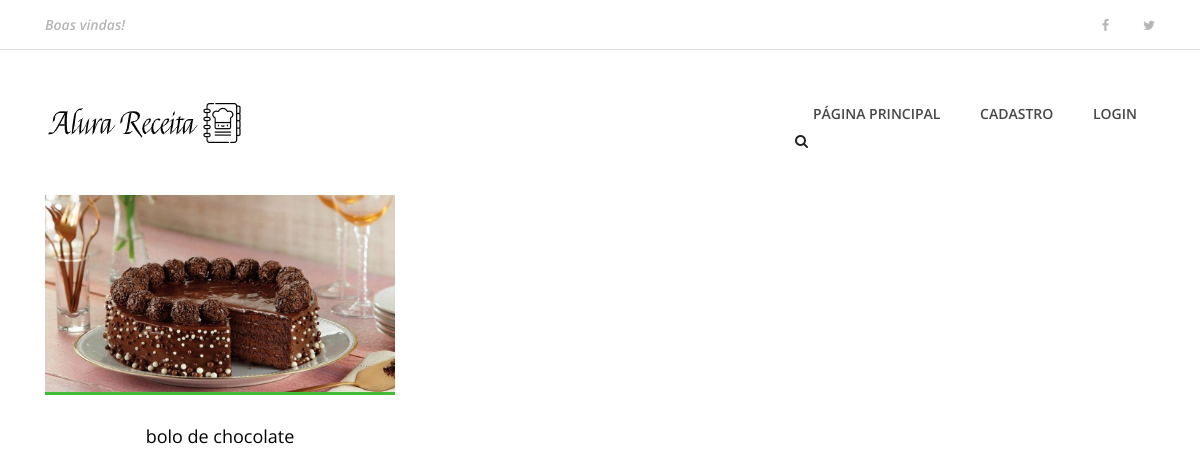
The app's page /, older data.
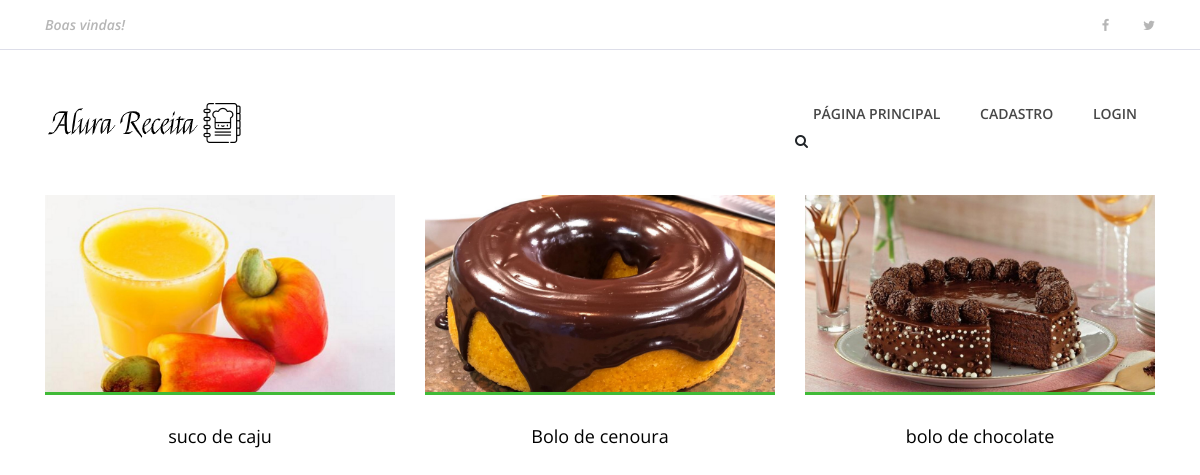
The same page, newer data.
### Receitas/models.py (models this page shows, shortened)
class Receita(models.Model):
    pessoa=models.ForeignKey(Pessoa, on_delete=models.CASCADE)
    nome_receita=models.CharField(max_length=200)
    ingredientes=models.TextField(default='')
    modo_preparo= models.TextField(default='')
    tempo_preparo=models.IntegerField(default=0)
    rendimento=models.CharField(max_length=100)
    categoria=models.CharField(max_length=100)
    date_receita=models.DateTimeField(default=datetime.now, blank=True)
    foto_receita=models.ImageField(upload_to='fotos/%d/%m/%Y',blank=True, null=True, default='0')
    publicada=models.BooleanField(default=False )

### Receitas/views.py (the view)
# urls.py: path('', views.index, name='index'),
def index(request):
    receitas=Receita.objects.order_by( '-date_receita').filter(publicada=True)
    dados={
        'receitas':receitas
    }
    return render(request, 'index.html', dados)

### Templates/index.html (shortened to what this page needs)
{% extends 'base.html' %}
{% load static %}
{% block content %}
<body>
{% include 'partials/_menu.html' %}
    <section class="best-receipe-area">
        <div class="container">
            <div class="row">
                {% if receitas %}
                {% for receita in receitas %}
                <div class="col-12 col-sm-6 col-lg-4">
                    <div class="single-best-receipe-area mb-30">
                        {% if receita.foto_receita == '0'%}
                            <img src="{% static 'img/bg-img/foto_receita.png'%}" alt="">
                        {% else %}
                            <img src="{{receita.foto_receita.url}}" alt="">
                        {% endif %}
                            <div class="receipe-content">
                            <a href="{% url 'receita' receita.id %}">
                                <h5>{{receita.nome_receita}}</h5>
                            </a>
                        </div>
                    </div>
                </div>
                {% endfor %}
                {% endif %}
            </div>
        </div>
    </section>
{% endblock %}

Row changes from the older to the newer data that the page shows:
added Receita: foto_receita (picture), nome_receita "suco de caju"
added Receita: foto_receita (picture), nome_receita "Bolo de cenoura"
